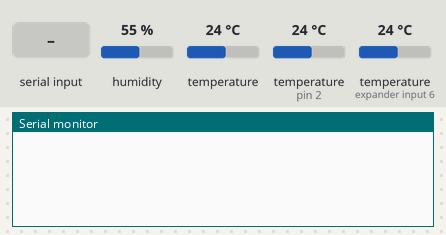
Bench run of a sketch on a simulated Arduino Uno, built with avr-gcc and run on an emulated ATmega328P. Shown: the last lines printed to the serial monitor. Inputs (shaded band) come from the test bench; at power-on: humidity 55 %, temperature 24 °C, temperature (sensors on pin 2, expander input 6) 24 °C.

Above: at 1.2 s.
1.3 s: "UPDATE\n" received over Serial
At 2.7 s:
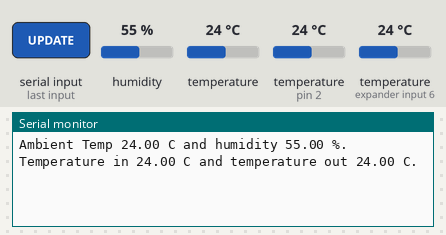
3.0 s: "SHT\n" received over Serial
At 3.5 s:
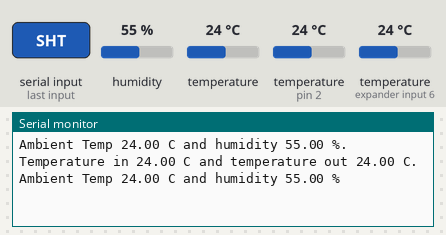
4.5 s: "TK\n" received over Serial
At 5.2 s:
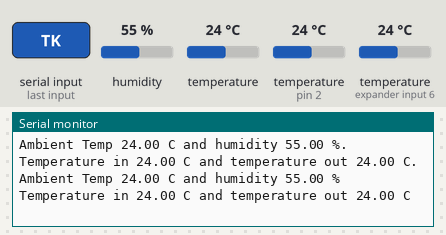
6.2 s: "1\n" received over Serial
At 6.9 s:
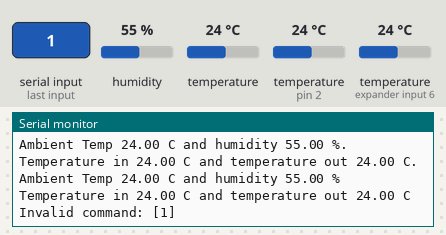

The sketch:

ambientLoggerV3.ino
```cpp
/******************************************************************************
SHT15 and 2 K thermocouple sensors connected.

Get the temperature in C and humidity.
Get the liquid in and out temperature in C.

SHT15 Connections:
GND  -> A2
Vcc  -> A3
DATA -> A4
SCK  -> A5
******************************************************************************/
/* -- SHT1x -- */
#include <SHT1x.h>

//Create an instance of the SHT1X sensor
SHT1x sht15(A4, A5);//Data_Pin, SCK_Pin

//delacre output pins for powering the sensor
int power = A3;
int gnd = A2;

/* -- Thermocouples -- */
#include <OneWire.h>
#include <DallasTemperature.h>

// Data wire is plugged into port 2 on the Arduino
#define ONE_WIRE_BUS 2
#define TEMPERATURE_PRECISION 9

// Setup a oneWire instance to communicate with any OneWire devices (not just Maxim/Dallas temperature ICs)
OneWire oneWire(ONE_WIRE_BUS);

// Pass our oneWire reference to Dallas Temperature.
DallasTemperature sensors(&oneWire);

// arrays to hold device addresses
DeviceAddress inThermocouple, outThermocouple;

/* -- Serial -- */
String serialStr = "";
boolean serialStrReady = false;

/* -- variables for storing values -- */
float tempC = 0;
float humidity = 0;
float t_in = 0;
float t_out = 0;

void setup()
{
  Serial.begin(115200); // Open serial connection to report values to host

/* -- SHT1x -- */
  pinMode(power, OUTPUT);
  digitalWrite(power, HIGH);
  pinMode(gnd, OUTPUT);
  digitalWrite(gnd, LOW);

/* -- Thermocouples -- */
  // Start up the library
  sensors.begin();

/* -- Thermocouples -- */
  // set the resolution to 9 bit
  sensors.setResolution(inThermocouple, TEMPERATURE_PRECISION);
  sensors.setResolution(outThermocouple, TEMPERATURE_PRECISION);

  sensors.getAddress(inThermocouple, 0);  // 3B66418803DC6C05
  sensors.getAddress(outThermocouple, 1); // 3BB91D1900000008

//  Serial.println("Ready");

}
//-------------------------------------------------------------------------------------------
void loop()
{
  //check serial port for new commands
  readSerial();
  if(serialStrReady){
    processSerial();
  }
}

void readSerial(){
  //pulls in characters from serial port as they arrive
  //builds serialStr and sets ready flag when newline is found
  while (Serial.available()) {
    char inChar = (char)Serial.read();
    if (inChar != '\n') {
      serialStr += inChar;
    }
    else {
      serialStrReady = true;
    }
  }
}

void processSerial(){
  //process serial commands as they are read in
  if(serialStr.equals("UPDATE")){
    readSHT();
    t_in = readThermocouple(inThermocouple);
    t_out = readThermocouple(outThermocouple);
    Serial.print("Ambient Temp ");
    Serial.print(tempC);
    Serial.print(" C and humidity ");
    Serial.print(humidity);
    Serial.print(" %. ");
    Serial.print("Temperature in ");
    Serial.print(t_in);
    Serial.print(" C and temperature out ");
    Serial.print(t_out);
    Serial.println(" C.");
  }
  else if(serialStr.equals("SHT")){
    readSHT();
    Serial.print("Ambient Temp ");
    Serial.print(tempC);
    Serial.print(" C and humidity ");
    Serial.print(humidity);
    Serial.println(" %");
  }
  else if(serialStr.equals("TK")){
    t_in = readThermocouple(inThermocouple);
    t_out = readThermocouple(outThermocouple);
    Serial.print("Temperature in ");
    Serial.print(t_in);
    Serial.print(" C and temperature out ");
    Serial.print(t_out);
    Serial.println(" C");
  }
  else{
     Serial.write("Invalid command: [");
     char buf[40];
     serialStr.toCharArray(buf, 40);
     Serial.write(buf);
     Serial.write("]\n");
  }
  serialStrReady = false;
  serialStr = "";
}
//-------------------------------------------------------------------------------------------
void readSHT()
{
  // Read values from the sensor
  tempC = sht15.readTemperatureC();
  humidity = sht15.readHumidity();
}
//-------------------------------------------------------------------------------------------
float readThermocouple(DeviceAddress deviceAddress)
{
  //Read thermocouple temp in and out
  sensors.requestTemperatures();
  return sensors.getTempC(deviceAddress);
}
//-------------------------------------------------------------------------------------------
```

Measured:
- after the input at 1.3 s, the serial monitor: prints a new line after 0.26 s (image 1)
- after the input at 3.0 s, the serial monitor: prints a new line at once (image 2)
- after the input at 4.5 s, the serial monitor: prints a new line after 0.22 s (image 3)
- after the input at 6.2 s, the serial monitor: prints a new line at once (image 4)
